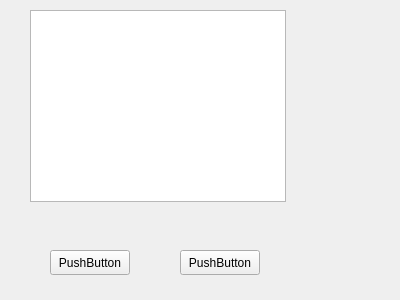
<?xml version="1.0" encoding="UTF-8"?>
<ui version="4.0">
 <class>Watchlist</class>
 <widget class="QWidget" name="Watchlist">
  <property name="geometry">
   <rect>
    <x>0</x>
    <y>0</y>
    <width>400</width>
    <height>300</height>
   </rect>
  </property>
  <property name="windowTitle">
   <string>Form</string>
  </property>
  <widget class="QTableWidget" name="tableWidget">
   <property name="geometry">
    <rect>
     <x>30</x>
     <y>10</y>
     <width>256</width>
     <height>192</height>
    </rect>
   </property>
  </widget>
  <widget class="QPushButton" name="pushButton">
   <property name="geometry">
    <rect>
     <x>50</x>
     <y>250</y>
     <width>80</width>
     <height>25</height>
    </rect>
   </property>
   <property name="text">
    <string>PushButton</string>
   </property>
  </widget>
  <widget class="QPushButton" name="pushButton_2">
   <property name="geometry">
    <rect>
     <x>180</x>
     <y>250</y>
     <width>80</width>
     <height>25</height>
    </rect>
   </property>
   <property name="text">
    <string>PushButton</string>
   </property>
  </widget>
 </widget>
 <resources/>
 <connections/>
</ui>
